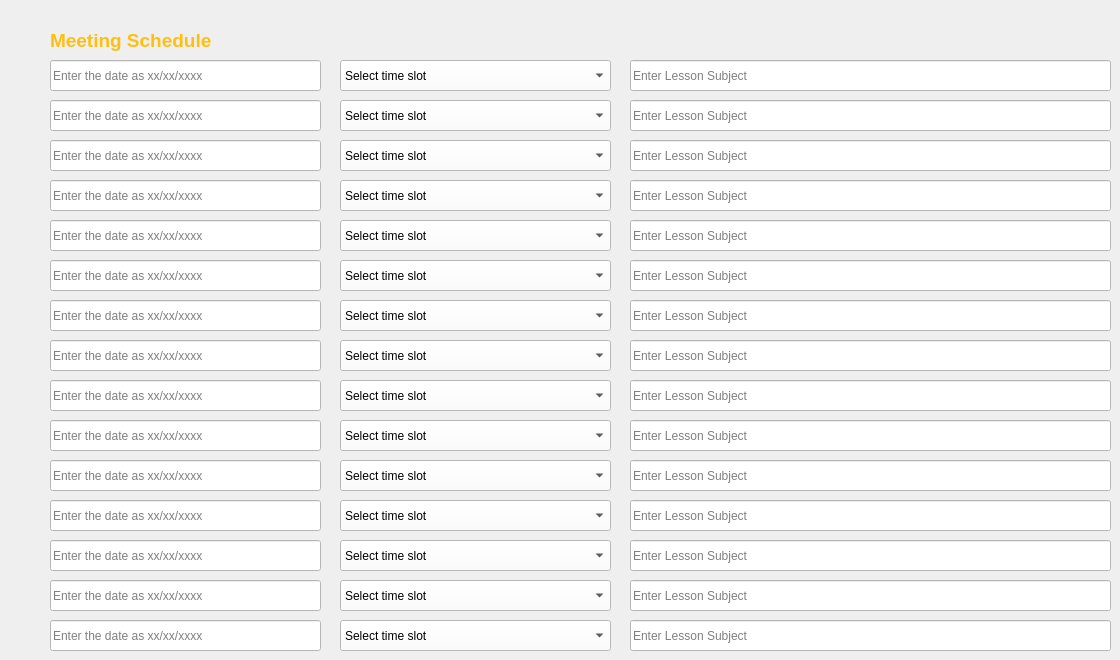
    <widget class="QWidget" name="tab_5">
     <attribute name="title">
      <string>meeting_schedule</string>
     </attribute>
     <widget class="QComboBox" name="cb29_course_7">
      <property name="geometry">
       <rect>
        <x>340</x>
        <y>380</y>
        <width>271</width>
        <height>31</height>
       </rect>
      </property>
      <property name="toolTipDuration">
       <number>-1</number>
      </property>
      <property name="styleSheet">
       <string notr="true">background-color: rgb(255, 255, 255);
font: 10pt &quot;MS Shell Dlg 2&quot;;
</string>
      </property>
      <property name="currentIndex">
       <number>0</number>
      </property>
      <property name="maxVisibleItems">
       <number>8</number>
      </property>
      <property name="sizeAdjustPolicy">
       <enum>QComboBox::AdjustToContentsOnFirstShow</enum>
      </property>
      <property name="placeholderText">
       <string>Add/Select Teacher</string>
      </property>
      <item>
       <property name="text">
        <string>Select time slot</string>
       </property>
      </item>
      <item>
       <property name="text">
        <string>19:00 - 20:00</string>
       </property>
      </item>
      <item>
       <property name="text">
        <string>20:00 - 21:00</string>
       </property>
      </item>
      <item>
       <property name="text">
        <string>21:00 - 22:00</string>
       </property>
      </item>
     </widget>
     <widget class="QComboBox" name="cb210_course_7">
      <property name="geometry">
       <rect>
        <x>340</x>
        <y>420</y>
        <width>271</width>
        <height>31</height>
       </rect>
      </property>
      <property name="toolTipDuration">
       <number>-1</number>
      </property>
      <property name="styleSheet">
       <string notr="true">background-color: rgb(255, 255, 255);
font: 10pt &quot;MS Shell Dlg 2&quot;;
</string>
      </property>
      <property name="currentIndex">
       <number>0</number>
      </property>
      <property name="maxVisibleItems">
       <number>8</number>
      </property>
      <property name="sizeAdjustPolicy">
       <enum>QComboBox::AdjustToContentsOnFirstShow</enum>
      </property>
      <property name="placeholderText">
       <string>Add/Select Teacher</string>
      </property>
      <item>
       <property name="text">
        <string>Select time slot</string>
       </property>
      </item>
      <item>
       <property name="text">
        <string>19:00 - 20:00</string>
       </property>
      </item>
      <item>
       <property name="text">
        <string>20:00 - 21:00</string>
       </property>
      </item>
      <item>
       <property name="text">
        <string>21:00 - 22:00</string>
       </property>
      </item>
     </widget>
     <widget class="QLineEdit" name="tb222_course_4">
      <property name="geometry">
       <rect>
        <x>630</x>
        <y>460</y>
        <width>481</width>
        <height>31</height>
       </rect>
      </property>
      <property name="styleSheet">
       <string notr="true">background-color: rgb(255, 255, 255);</string>
      </property>
      <property name="placeholderText">
       <string>Enter Lesson Subject</string>
      </property>
     </widget>
     <widget class="QLineEdit" name="tb26_course_4">
      <property name="geometry">
       <rect>
        <x>630</x>
        <y>140</y>
        <width>481</width>
        <height>31</height>
       </rect>
      </property>
      <property name="styleSheet">
       <string notr="true">background-color: rgb(255, 255, 255);</string>
      </property>
      <property name="placeholderText">
       <string>Enter Lesson Subject</string>
      </property>
     </widget>
     <widget class="QLineEdit" name="tb29_course_7">
      <property name="geometry">
       <rect>
        <x>50</x>
        <y>220</y>
        <width>271</width>
        <height>31</height>
       </rect>
      </property>
      <property name="styleSheet">
       <string notr="true">background-color: rgb(255, 255, 255);</string>
      </property>
      <property name="placeholderText">
       <string>Enter the date as xx/xx/xxxx</string>
      </property>
     </widget>
     <widget class="QComboBox" name="cb24_course_7">
      <property name="geometry">
       <rect>
        <x>340</x>
        <y>180</y>
        <width>271</width>
        <height>31</height>
       </rect>
      </property>
      <property name="toolTipDuration">
       <number>-1</number>
      </property>
      <property name="styleSheet">
       <string notr="true">background-color: rgb(255, 255, 255);
font: 10pt &quot;MS Shell Dlg 2&quot;;
</string>
      </property>
      <property name="currentIndex">
       <number>0</number>
      </property>
      <property name="maxVisibleItems">
       <number>8</number>
      </property>
      <property name="sizeAdjustPolicy">
       <enum>QComboBox::AdjustToContentsOnFirstShow</enum>
      </property>
      <property name="placeholderText">
       <string>Add/Select Teacher</string>
      </property>
      <item>
       <property name="text">
        <string>Select time slot</string>
       </property>
      </item>
      <item>
       <property name="text">
        <string>19:00 - 20:00</string>
       </property>
      </item>
      <item>
       <property name="text">
        <string>20:00 - 21:00</string>
       </property>
      </item>
      <item>
       <property name="text">
        <string>21:00 - 22:00</string>
       </property>
      </item>
     </widget>
     <widget class="QLineEdit" name="tb216_course_4">
      <property name="geometry">
       <rect>
        <x>630</x>
        <y>340</y>
        <width>481</width>
        <height>31</height>
       </rect>
      </property>
      <property name="styleSheet">
       <string notr="true">background-color: rgb(255, 255, 255);</string>
      </property>
      <property name="placeholderText">
       <string>Enter Lesson Subject</string>
      </property>
     </widget>
     <widget class="QLabel" name="label_7">
      <property name="geometry">
       <rect>
        <x>50</x>
        <y>30</y>
        <width>241</width>
        <height>21</height>
       </rect>
      </property>
      <property name="font">
       <font>
        <pointsize>14</pointsize>
        <weight>75</weight>
        <bold>true</bold>
       </font>
      </property>
      <property name="styleSheet">
       <string notr="true">color: rgb(255, 191, 16);</string>
      </property>
      <property name="text">
       <string>Meeting Schedule</string>
      </property>
     </widget>
     <widget class="QComboBox" name="cb213_course_7">
      <property name="geometry">
       <rect>
        <x>340</x>
        <y>540</y>
        <width>271</width>
        <height>31</height>
       </rect>
      </property>
      <property name="toolTipDuration">
       <number>-1</number>
      </property>
      <property name="styleSheet">
       <string notr="true">background-color: rgb(255, 255, 255);
font: 10pt &quot;MS Shell Dlg 2&quot;;
</string>
      </property>
      <property name="currentIndex">
       <number>0</number>
      </property>
      <property name="maxVisibleItems">
       <number>8</number>
      </property>
      <property name="sizeAdjustPolicy">
       <enum>QComboBox::AdjustToContentsOnFirstShow</enum>
      </property>
      <property name="placeholderText">
       <string>Add/Select Teacher</string>
      </property>
      <item>
       <property name="text">
        <string>Select time slot</string>
       </property>
      </item>
      <item>
       <property name="text">
        <string>19:00 - 20:00</string>
       </property>
      </item>
      <item>
       <property name="text">
        <string>20:00 - 21:00</string>
       </property>
      </item>
      <item>
       <property name="text">
        <string>21:00 - 22:00</string>
       </property>
      </item>
     </widget>
     <widget class="QLineEdit" name="tb214_course_4">
      <property name="geometry">
       <rect>
        <x>630</x>
        <y>300</y>
        <width>481</width>
        <height>31</height>
       </rect>
      </property>
      <property name="styleSheet">
       <string notr="true">background-color: rgb(255, 255, 255);</string>
      </property>
      <property name="placeholderText">
       <string>Enter Lesson Subject</string>
      </property>
     </widget>
     <widget class="QLineEdit" name="tb227_course_7">
      <property name="geometry">
       <rect>
        <x>50</x>
        <y>580</y>
        <width>271</width>
        <height>31</height>
       </rect>
      </property>
      <property name="styleSheet">
       <string notr="true">background-color: rgb(255, 255, 255);</string>
      </property>
      <property name="placeholderText">
       <string>Enter the date as xx/xx/xxxx</string>
      </property>
     </widget>
     <widget class="QLineEdit" name="tb224_course_4">
      <property name="geometry">
       <rect>
        <x>630</x>
        <y>500</y>
        <width>481</width>
        <height>31</height>
       </rect>
      </property>
      <property name="styleSheet">
       <string notr="true">background-color: rgb(255, 255, 255);</string>
      </property>
      <property name="placeholderText">
       <string>Enter Lesson Subject</string>
      </property>
     </widget>
     <widget class="QComboBox" name="cb21_course_7">
      <property name="geometry">
       <rect>
        <x>340</x>
        <y>60</y>
        <width>271</width>
        <height>31</height>
       </rect>
      </property>
      <property name="toolTipDuration">
       <number>-1</number>
      </property>
      <property name="styleSheet">
       <string notr="true">background-color: rgb(255, 255, 255);
font: 10pt &quot;MS Shell Dlg 2&quot;;
</string>
      </property>
      <property name="currentIndex">
       <number>0</number>
      </property>
      <property name="maxVisibleItems">
       <number>8</number>
      </property>
      <property name="sizeAdjustPolicy">
       <enum>QComboBox::AdjustToContentsOnFirstShow</enum>
      </property>
      <property name="placeholderText">
       <string>Add/Select Teacher</string>
      </property>
      <item>
       <property name="text">
        <string>Select time slot</string>
       </property>
      </item>
      <item>
       <property name="text">
        <string>19:00 - 20:00</string>
       </property>
      </item>
      <item>
       <property name="text">
        <string>20:00 - 21:00</string>
       </property>
      </item>
      <item>
       <property name="text">
        <string>21:00 - 22:00</string>
       </property>
      </item>
     </widget>
     <widget class="QComboBox" name="cb27_course_7">
      <property name="geometry">
       <rect>
        <x>340</x>
        <y>300</y>
        <width>271</width>
        <height>31</height>
       </rect>
      </property>
      <property name="toolTipDuration">
       <number>-1</number>
      </property>
      <property name="styleSheet">
       <string notr="true">background-color: rgb(255, 255, 255);
font: 10pt &quot;MS Shell Dlg 2&quot;;
</string>
      </property>
      <property name="currentIndex">
       <number>0</number>
      </property>
      <property name="maxVisibleItems">
       <number>8</number>
      </property>
      <property name="sizeAdjustPolicy">
       <enum>QComboBox::AdjustToContentsOnFirstShow</enum>
      </property>
      <property name="placeholderText">
       <string>Add/Select Teacher</string>
      </property>
      <item>
       <property name="text">
        <string>Select time slot</string>
       </property>
      </item>
      <item>
       <property name="text">
        <string>19:00 - 20:00</string>
       </property>
      </item>
      <item>
       <property name="text">
        <string>20:00 - 21:00</string>
       </property>
      </item>
      <item>
       <property name="text">
        <string>21:00 - 22:00</string>
       </property>
      </item>
     </widget>
     <widget class="QLineEdit" name="tb211_course_7">
      <property name="geometry">
       <rect>
        <x>50</x>
        <y>260</y>
        <width>271</width>
        <height>31</height>
       </rect>
      </property>
      <property name="styleSheet">
       <string notr="true">background-color: rgb(255, 255, 255);</string>
      </property>
      <property name="placeholderText">
       <string>Enter the date as xx/xx/xxxx</string>
      </property>
     </widget>
     <widget class="QComboBox" name="cb25_course_7">
      <property name="geometry">
       <rect>
        <x>340</x>
        <y>220</y>
        <width>271</width>
        <height>31</height>
       </rect>
      </property>
      <property name="toolTipDuration">
       <number>-1</number>
      </property>
      <property name="styleSheet">
       <string notr="true">background-color: rgb(255, 255, 255);
font: 10pt &quot;MS Shell Dlg 2&quot;;
</string>
      </property>
      <property name="currentIndex">
       <number>0</number>
      </property>
      <property name="maxVisibleItems">
       <number>8</number>
      </property>
      <property name="sizeAdjustPolicy">
       <enum>QComboBox::AdjustToContentsOnFirstShow</enum>
      </property>
      <property name="placeholderText">
       <string>Add/Select Teacher</string>
      </property>
      <item>
       <property name="text">
        <string>Select time slot</string>
       </property>
      </item>
      <item>
       <property name="text">
        <string>19:00 - 20:00</string>
       </property>
      </item>
      <item>
       <property name="text">
        <string>20:00 - 21:00</string>
       </property>
      </item>
      <item>
       <property name="text">
        <string>21:00 - 22:00</string>
       </property>
      </item>
     </widget>
     <widget class="QComboBox" name="cb211_course_7">
      <property name="geometry">
       <rect>
        <x>340</x>
        <y>460</y>
        <width>271</width>
        <height>31</height>
       </rect>
      </property>
      <property name="toolTipDuration">
       <number>-1</number>
      </property>
      <property name="styleSheet">
       <string notr="true">background-color: rgb(255, 255, 255);
font: 10pt &quot;MS Shell Dlg 2&quot;;
</string>
      </property>
      <property name="currentIndex">
       <number>0</number>
      </property>
      <property name="maxVisibleItems">
       <number>8</number>
      </property>
      <property name="sizeAdjustPolicy">
       <enum>QComboBox::AdjustToContentsOnFirstShow</enum>
      </property>
      <property name="placeholderText">
       <string>Add/Select Teacher</string>
      </property>
      <item>
       <property name="text">
        <string>Select time slot</string>
       </property>
      </item>
      <item>
       <property name="text">
        <string>19:00 - 20:00</string>
       </property>
      </item>
      <item>
       <property name="text">
        <string>20:00 - 21:00</string>
       </property>
      </item>
      <item>
       <property name="text">
        <string>21:00 - 22:00</string>
       </property>
      </item>
     </widget>
     <widget class="QLineEdit" name="tb228_course_4">
      <property name="geometry">
       <rect>
        <x>630</x>
        <y>580</y>
        <width>481</width>
        <height>31</height>
       </rect>
      </property>
      <property name="styleSheet">
       <string notr="true">background-color: rgb(255, 255, 255);</string>
      </property>
      <property name="placeholderText">
       <string>Enter Lesson Subject</string>
      </property>
     </widget>
     <widget class="QLineEdit" name="tb225_course_7">
      <property name="geometry">
       <rect>
        <x>50</x>
        <y>540</y>
        <width>271</width>
        <height>31</height>
       </rect>
      </property>
      <property name="styleSheet">
       <string notr="true">background-color: rgb(255, 255, 255);</string>
      </property>
      <property name="placeholderText">
       <string>Enter the date as xx/xx/xxxx</string>
      </property>
     </widget>
     <widget class="QLineEdit" name="tb229_course_7">
      <property name="geometry">
       <rect>
        <x>50</x>
        <y>620</y>
        <width>271</width>
        <height>31</height>
       </rect>
      </property>
      <property name="styleSheet">
       <string notr="true">background-color: rgb(255, 255, 255);</string>
      </property>
      <property name="placeholderText">
       <string>Enter the date as xx/xx/xxxx</string>
      </property>
     </widget>
     <widget class="QComboBox" name="cb214_course_7">
      <property name="geometry">
       <rect>
        <x>340</x>
        <y>580</y>
        <width>271</width>
        <height>31</height>
       </rect>
      </property>
      <property name="toolTipDuration">
       <number>-1</number>
      </property>
      <property name="styleSheet">
       <string notr="true">background-color: rgb(255, 255, 255);
font: 10pt &quot;MS Shell Dlg 2&quot;;
</string>
      </property>
      <property name="currentIndex">
       <number>0</number>
      </property>
      <property name="maxVisibleItems">
       <number>8</number>
      </property>
      <property name="sizeAdjustPolicy">
       <enum>QComboBox::AdjustToContentsOnFirstShow</enum>
      </property>
      <property name="placeholderText">
       <string>Add/Select Teacher</string>
      </property>
      <item>
       <property name="text">
        <string>Select time slot</string>
       </property>
      </item>
      <item>
       <property name="text">
        <string>19:00 - 20:00</string>
       </property>
      </item>
      <item>
       <property name="text">
        <string>20:00 - 21:00</string>
       </property>
      </item>
      <item>
       <property name="text">
        <string>21:00 - 22:00</string>
       </property>
      </item>
     </widget>
     <widget class="QComboBox" name="cb215_course_7">
      <property name="geometry">
       <rect>
        <x>340</x>
        <y>620</y>
        <width>271</width>
        <height>31</height>
       </rect>
      </property>
      <property name="toolTipDuration">
       <number>-1</number>
      </property>
      <property name="styleSheet">
       <string notr="true">background-color: rgb(255, 255, 255);
font: 10pt &quot;MS Shell Dlg 2&quot;;
</string>
      </property>
      <property name="currentIndex">
       <number>0</number>
      </property>
      <property name="maxVisibleItems">
       <number>8</number>
      </property>
      <property name="sizeAdjustPolicy">
       <enum>QComboBox::AdjustToContentsOnFirstShow</enum>
      </property>
      <property name="placeholderText">
       <string>Add/Select Teacher</string>
      </property>
      <item>
       <property name="text">
        <string>Select time slot</string>
       </property>
      </item>
      <item>
       <property name="text">
        <string>19:00 - 20:00</string>
       </property>
      </item>
      <item>
       <property name="text">
        <string>20:00 - 21:00</string>
       </property>
      </item>
      <item>
       <property name="text">
        <string>21:00 - 22:00</string>
       </property>
      </item>
     </widget>
     <widget class="QLineEdit" name="tb27_course_7">
      <property name="geometry">
       <rect>
        <x>50</x>
        <y>180</y>
        <width>271</width>
        <height>31</height>
       </rect>
      </property>
      <property name="styleSheet">
       <string notr="true">background-color: rgb(255, 255, 255);</string>
      </property>
      <property name="placeholderText">
       <string>Enter the date as xx/xx/xxxx</string>
      </property>
     </widget>
     <widget class="QLineEdit" name="tb217_course_7">
      <property name="geometry">
       <rect>
        <x>50</x>
        <y>380</y>
        <width>271</width>
        <height>31</height>
       </rect>
      </property>
      <property name="styleSheet">
       <string notr="true">background-color: rgb(255, 255, 255);</string>
      </property>
      <property name="placeholderText">
       <string>Enter the date as xx/xx/xxxx</string>
      </property>
     </widget>
     <widget class="QLineEdit" name="tb25_course_7">
      <property name="geometry">
       <rect>
        <x>50</x>
        <y>140</y>
        <width>271</width>
        <height>31</height>
       </rect>
      </property>
      <property name="styleSheet">
       <string notr="true">background-color: rgb(255, 255, 255);</string>
      </property>
      <property name="placeholderText">
       <string>Enter the date as xx/xx/xxxx</string>
      </property>
     </widget>
     <widget class="QLineEdit" name="tb212_course_4">
      <property name="geometry">
       <rect>
        <x>630</x>
        <y>260</y>
        <width>481</width>
        <height>31</height>
       </rect>
      </property>
      <property name="styleSheet">
       <string notr="true">background-color: rgb(255, 255, 255);</string>
      </property>
      <property name="placeholderText">
       <string>Enter Lesson Subject</string>
      </property>
     </widget>
     <widget class="QLineEdit" name="tb223_course_7">
      <property name="geometry">
       <rect>
        <x>50</x>
        <y>500</y>
        <width>271</width>
        <height>31</height>
       </rect>
      </property>
      <property name="styleSheet">
       <string notr="true">background-color: rgb(255, 255, 255);</string>
      </property>
      <property name="placeholderText">
       <string>Enter the date as xx/xx/xxxx</string>
      </property>
     </widget>
     <widget class="QLineEdit" name="tb21_course_7">
      <property name="geometry">
       <rect>
        <x>50</x>
        <y>60</y>
        <width>271</width>
        <height>31</height>
       </rect>
      </property>
      <property name="styleSheet">
       <string notr="true">background-color: rgb(255, 255, 255);</string>
      </property>
      <property name="placeholderText">
       <string>Enter the date as xx/xx/xxxx</string>
      </property>
     </widget>
     <widget class="QLineEdit" name="tb215_course_7">
      <property name="geometry">
       <rect>
        <x>50</x>
        <y>340</y>
        <width>271</width>
        <height>31</height>
       </rect>
      </property>
      <property name="styleSheet">
       <string notr="true">background-color: rgb(255, 255, 255);</string>
      </property>
      <property name="placeholderText">
       <string>Enter the date as xx/xx/xxxx</string>
      </property>
     </widget>
     <widget class="QLineEdit" name="tb24_course_4">
      <property name="geometry">
       <rect>
        <x>630</x>
        <y>100</y>
        <width>481</width>
        <height>31</height>
       </rect>
      </property>
      <property name="styleSheet">
       <string notr="true">background-color: rgb(255, 255, 255);</string>
      </property>
      <property name="placeholderText">
       <string>Enter Lesson Subject</string>
      </property>
     </widget>
     <widget class="QComboBox" name="cb28_course_7">
      <property name="geometry">
       <rect>
        <x>340</x>
        <y>340</y>
        <width>271</width>
        <height>31</height>
       </rect>
      </property>
      <property name="toolTipDuration">
       <number>-1</number>
      </property>
      <property name="styleSheet">
       <string notr="true">background-color: rgb(255, 255, 255);
font: 10pt &quot;MS Shell Dlg 2&quot;;
</string>
      </property>
      <property name="currentIndex">
       <number>0</number>
      </property>
      <property name="maxVisibleItems">
       <number>8</number>
      </property>
      <property name="sizeAdjustPolicy">
       <enum>QComboBox::AdjustToContentsOnFirstShow</enum>
      </property>
      <property name="placeholderText">
       <string>Add/Select Teacher</string>
      </property>
      <item>
       <property name="text">
        <string>Select time slot</string>
       </property>
      </item>
      <item>
       <property name="text">
        <string>19:00 - 20:00</string>
       </property>
      </item>
      <item>
       <property name="text">
        <string>20:00 - 21:00</string>
       </property>
      </item>
      <item>
       <property name="text">
        <string>21:00 - 22:00</string>
       </property>
      </item>
     </widget>
     <widget class="QLineEdit" name="tb230_course_4">
      <property name="geometry">
       <rect>
        <x>630</x>
        <y>620</y>
        <width>481</width>
        <height>31</height>
       </rect>
      </property>
      <property name="styleSheet">
       <string notr="true">background-color: rgb(255, 255, 255);</string>
      </property>
      <property name="placeholderText">
       <string>Enter Lesson Subject</string>
      </property>
     </widget>
     <widget class="QLineEdit" name="tb218_course_4">
      <property name="geometry">
       <rect>
        <x>630</x>
        <y>380</y>
        <width>481</width>
        <height>31</height>
       </rect>
      </property>
      <property name="styleSheet">
       <string notr="true">background-color: rgb(255, 255, 255);</string>
      </property>
      <property name="placeholderText">
       <string>Enter Lesson Subject</string>
      </property>
     </widget>
     <widget class="QLineEdit" name="tb220_course_4">
      <property name="geometry">
       <rect>
        <x>630</x>
        <y>420</y>
        <width>481</width>
        <height>31</height>
       </rect>
      </property>
      <property name="styleSheet">
       <string notr="true">background-color: rgb(255, 255, 255);</string>
      </property>
      <property name="placeholderText">
       <string>Enter Lesson Subject</string>
      </property>
     </widget>
     <widget class="QLineEdit" name="tb213_course_7">
      <property name="geometry">
       <rect>
        <x>50</x>
        <y>300</y>
        <width>271</width>
        <height>31</height>
       </rect>
      </property>
      <property name="styleSheet">
       <string notr="true">background-color: rgb(255, 255, 255);</string>
      </property>
      <property name="placeholderText">
       <string>Enter the date as xx/xx/xxxx</string>
      </property>
     </widget>
     <widget class="QLineEdit" name="tb28_course_4">
      <property name="geometry">
       <rect>
        <x>630</x>
        <y>180</y>
        <width>481</width>
        <height>31</height>
       </rect>
      </property>
      <property name="styleSheet">
       <string notr="true">background-color: rgb(255, 255, 255);</string>
      </property>
      <property name="placeholderText">
       <string>Enter Lesson Subject</string>
      </property>
     </widget>
     <widget class="QLineEdit" name="tb226_course_4">
      <property name="geometry">
       <rect>
        <x>630</x>
        <y>540</y>
        <width>481</width>
        <height>31</height>
       </rect>
      </property>
      <property name="styleSheet">
       <string notr="true">background-color: rgb(255, 255, 255);</string>
      </property>
      <property name="placeholderText">
       <string>Enter Lesson Subject</string>
      </property>
     </widget>
     <widget class="QLineEdit" name="tb210_course_4">
      <property name="geometry">
       <rect>
        <x>630</x>
        <y>220</y>
        <width>481</width>
        <height>31</height>
       </rect>
      </property>
      <property name="styleSheet">
       <string notr="true">background-color: rgb(255, 255, 255);</string>
      </property>
      <property name="placeholderText">
       <string>Enter Lesson Subject</string>
      </property>
     </widget>
     <widget class="QComboBox" name="cb22_course_7">
      <property name="geometry">
       <rect>
        <x>340</x>
        <y>100</y>
        <width>271</width>
        <height>31</height>
       </rect>
      </property>
      <property name="toolTipDuration">
       <number>-1</number>
      </property>
      <property name="styleSheet">
       <string notr="true">background-color: rgb(255, 255, 255);
font: 10pt &quot;MS Shell Dlg 2&quot;;
</string>
      </property>
      <property name="currentIndex">
       <number>0</number>
      </property>
      <property name="maxVisibleItems">
       <number>8</number>
      </property>
      <property name="sizeAdjustPolicy">
       <enum>QComboBox::AdjustToContentsOnFirstShow</enum>
      </property>
      <property name="placeholderText">
       <string>Add/Select Teacher</string>
      </property>
      <item>
       <property name="text">
        <string>Select time slot</string>
       </property>
      </item>
      <item>
       <property name="text">
        <string>19:00 - 20:00</string>
       </property>
      </item>
      <item>
       <property name="text">
        <string>20:00 - 21:00</string>
       </property>
      </item>
      <item>
       <property name="text">
        <string>21:00 - 22:00</string>
       </property>
      </item>
     </widget>
     <widget class="QLineEdit" name="tb23_course_7">
      <property name="geometry">
       <rect>
        <x>50</x>
        <y>100</y>
        <width>271</width>
        <height>31</height>
       </rect>
      </property>
      <property name="styleSheet">
       <string notr="true">background-color: rgb(255, 255, 255);</string>
      </property>
      <property name="placeholderText">
       <string>Enter the date as xx/xx/xxxx</string>
      </property>
     </widget>
     <widget class="QComboBox" name="cb23_course_7">
      <property name="geometry">
       <rect>
        <x>340</x>
        <y>140</y>
        <width>271</width>
        <height>31</height>
       </rect>
      </property>
      <property name="toolTipDuration">
       <number>-1</number>
      </property>
      <property name="styleSheet">
       <string notr="true">background-color: rgb(255, 255, 255);
font: 10pt &quot;MS Shell Dlg 2&quot;;
</string>
      </property>
      <property name="currentIndex">
       <number>0</number>
      </property>
      <property name="maxVisibleItems">
       <number>8</number>
      </property>
      <property name="sizeAdjustPolicy">
       <enum>QComboBox::AdjustToContentsOnFirstShow</enum>
      </property>
      <property name="placeholderText">
       <string>Add/Select Teacher</string>
      </property>
      <item>
       <property name="text">
        <string>Select time slot</string>
       </property>
      </item>
      <item>
       <property name="text">
        <string>19:00 - 20:00</string>
       </property>
      </item>
      <item>
       <property name="text">
        <string>20:00 - 21:00</string>
       </property>
      </item>
      <item>
       <property name="text">
        <string>21:00 - 22:00</string>
       </property>
      </item>
     </widget>
     <widget class="QLineEdit" name="tb221_course_7">
      <property name="geometry">
       <rect>
        <x>50</x>
        <y>460</y>
        <width>271</width>
        <height>31</height>
       </rect>
      </property>
      <property name="styleSheet">
       <string notr="true">background-color: rgb(255, 255, 255);</string>
      </property>
      <property name="placeholderText">
       <string>Enter the date as xx/xx/xxxx</string>
      </property>
     </widget>
     <widget class="QComboBox" name="cb26_course_7">
      <property name="geometry">
       <rect>
        <x>340</x>
        <y>260</y>
        <width>271</width>
        <height>31</height>
       </rect>
      </property>
      <property name="toolTipDuration">
       <number>-1</number>
      </property>
      <property name="styleSheet">
       <string notr="true">background-color: rgb(255, 255, 255);
font: 10pt &quot;MS Shell Dlg 2&quot;;
</string>
      </property>
      <property name="currentIndex">
       <number>0</number>
      </property>
      <property name="maxVisibleItems">
       <number>8</number>
      </property>
      <property name="sizeAdjustPolicy">
       <enum>QComboBox::AdjustToContentsOnFirstShow</enum>
      </property>
      <property name="placeholderText">
       <string>Add/Select Teacher</string>
      </property>
      <item>
       <property name="text">
        <string>Select time slot</string>
       </property>
      </item>
      <item>
       <property name="text">
        <string>19:00 - 20:00</string>
       </property>
      </item>
      <item>
       <property name="text">
        <string>20:00 - 21:00</string>
       </property>
      </item>
      <item>
       <property name="text">
        <string>21:00 - 22:00</string>
       </property>
      </item>
     </widget>
     <widget class="QLineEdit" name="tb22_course_4">
      <property name="geometry">
       <rect>
        <x>630</x>
        <y>60</y>
        <width>481</width>
        <height>31</height>
       </rect>
      </property>
      <property name="styleSheet">
       <string notr="true">background-color: rgb(255, 255, 255);</string>
      </property>
      <property name="placeholderText">
       <string>Enter Lesson Subject</string>
      </property>
     </widget>
     <widget class="QLineEdit" name="tb219_course_7">
      <property name="geometry">
       <rect>
        <x>50</x>
        <y>420</y>
        <width>271</width>
        <height>31</height>
       </rect>
      </property>
      <property name="styleSheet">
       <string notr="true">background-color: rgb(255, 255, 255);</string>
      </property>
      <property name="placeholderText">
       <string>Enter the date as xx/xx/xxxx</string>
      </property>
     </widget>
     <widget class="QComboBox" name="cb212_course_7">
      <property name="geometry">
       <rect>
        <x>340</x>
        <y>500</y>
        <width>271</width>
        <height>31</height>
       </rect>
      </property>
      <property name="toolTipDuration">
       <number>-1</number>
      </property>
      <property name="styleSheet">
       <string notr="true">background-color: rgb(255, 255, 255);
font: 10pt &quot;MS Shell Dlg 2&quot;;
</string>
      </property>
      <property name="currentIndex">
       <number>0</number>
      </property>
      <property name="maxVisibleItems">
       <number>8</number>
      </property>
      <property name="sizeAdjustPolicy">
       <enum>QComboBox::AdjustToContentsOnFirstShow</enum>
      </property>
      <property name="placeholderText">
       <string>Add/Select Teacher</string>
      </property>
      <item>
       <property name="text">
        <string>Select time slot</string>
       </property>
      </item>
      <item>
       <property name="text">
        <string>19:00 - 20:00</string>
       </property>
      </item>
      <item>
       <property name="text">
        <string>20:00 - 21:00</string>
       </property>
      </item>
      <item>
       <property name="text">
        <string>21:00 - 22:00</string>
       </property>
      </item>
     </widget>
    </widget>
